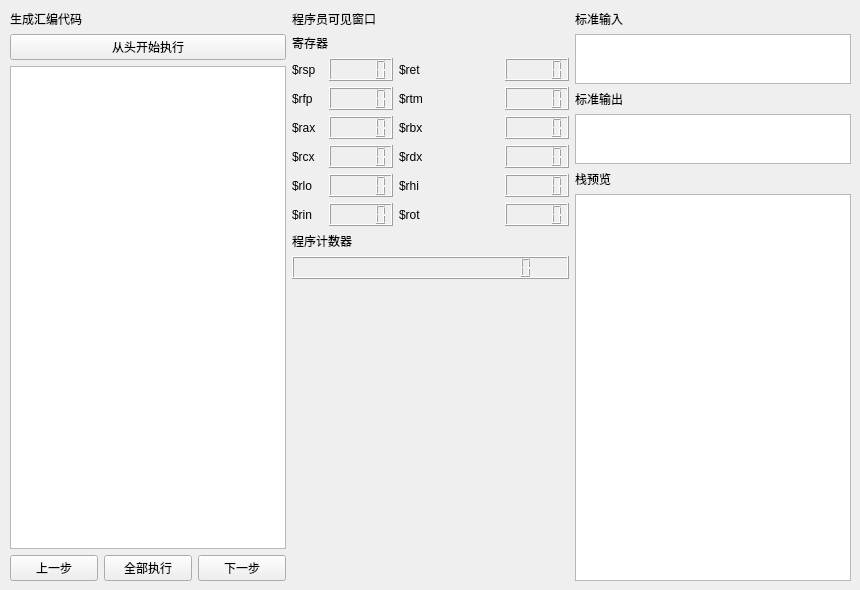
    <widget class="QWidget" name="tab_2">
     <attribute name="title">
      <string>代码生成</string>
     </attribute>
     <widget class="QWidget" name="horizontalLayoutWidget">
      <property name="geometry">
       <rect>
        <x>10</x>
        <y>10</y>
        <width>841</width>
        <height>571</height>
       </rect>
      </property>
      <layout class="QHBoxLayout" name="horizontalLayout_16">
       <item>
        <layout class="QVBoxLayout" name="verticalLayout">
         <item>
          <widget class="QLabel" name="label_4">
           <property name="text">
            <string>生成汇编代码</string>
           </property>
          </widget>
         </item>
         <item>
          <widget class="QPushButton" name="pushButton_6">
           <property name="sizePolicy">
            <sizepolicy hsizetype="Expanding" vsizetype="Fixed">
             <horstretch>0</horstretch>
             <verstretch>0</verstretch>
            </sizepolicy>
           </property>
           <property name="text">
            <string>从头开始执行</string>
           </property>
          </widget>
         </item>
         <item>
          <widget class="QListView" name="codeOut">
           <property name="sizePolicy">
            <sizepolicy hsizetype="Expanding" vsizetype="Expanding">
             <horstretch>0</horstretch>
             <verstretch>50</verstretch>
            </sizepolicy>
           </property>
           <property name="font">
            <font>
             <family>Consolas</family>
            </font>
           </property>
           <property name="editTriggers">
            <set>QAbstractItemView::EditTrigger::NoEditTriggers</set>
           </property>
           <property name="defaultDropAction">
            <enum>Qt::DropAction::IgnoreAction</enum>
           </property>
          </widget>
         </item>
         <item>
          <layout class="QHBoxLayout" name="horizontalLayout">
           <item>
            <widget class="QPushButton" name="lastStep">
             <property name="sizePolicy">
              <sizepolicy hsizetype="Expanding" vsizetype="Fixed">
               <horstretch>0</horstretch>
               <verstretch>0</verstretch>
              </sizepolicy>
             </property>
             <property name="text">
              <string>上一步</string>
             </property>
            </widget>
           </item>
           <item>
            <widget class="QPushButton" name="allStep">
             <property name="sizePolicy">
              <sizepolicy hsizetype="Expanding" vsizetype="Fixed">
               <horstretch>0</horstretch>
               <verstretch>0</verstretch>
              </sizepolicy>
             </property>
             <property name="text">
              <string>全部执行</string>
             </property>
            </widget>
           </item>
           <item>
            <widget class="QPushButton" name="nextStep">
             <property name="sizePolicy">
              <sizepolicy hsizetype="Expanding" vsizetype="Fixed">
               <horstretch>0</horstretch>
               <verstretch>0</verstretch>
              </sizepolicy>
             </property>
             <property name="text">
              <string>下一步</string>
             </property>
            </widget>
           </item>
          </layout>
         </item>
        </layout>
       </item>
       <item>
        <layout class="QVBoxLayout" name="verticalLayout_2">
         <property name="sizeConstraint">
          <enum>QLayout::SizeConstraint::SetDefaultConstraint</enum>
         </property>
         <item>
          <widget class="QLabel" name="label_5">
           <property name="sizePolicy">
            <sizepolicy hsizetype="Expanding" vsizetype="Fixed">
             <horstretch>0</horstretch>
             <verstretch>0</verstretch>
            </sizepolicy>
           </property>
           <property name="text">
            <string>程序员可见窗口</string>
           </property>
          </widget>
         </item>
         <item>
          <layout class="QGridLayout" name="gridLayout">
           <item row="3" column="0">
            <layout class="QHBoxLayout" name="horizontalLayout_4">
             <item>
              <layout class="QHBoxLayout" name="horizontalLayout_9">
               <item>
                <widget class="QLabel" name="label_13">
                 <property name="text">
                  <string>$rfp</string>
                 </property>
                </widget>
               </item>
               <item>
                <widget class="QLCDNumber" name="rfpVal">
                 <property name="sizePolicy">
                  <sizepolicy hsizetype="Fixed" vsizetype="Fixed">
                   <horstretch>0</horstretch>
                   <verstretch>0</verstretch>
                  </sizepolicy>
                 </property>
                </widget>
               </item>
              </layout>
             </item>
             <item>
              <widget class="QLabel" name="label_8">
               <property name="text">
                <string>$rtm</string>
               </property>
              </widget>
             </item>
             <item>
              <widget class="QLCDNumber" name="rtmVal">
               <property name="sizePolicy">
                <sizepolicy hsizetype="Fixed" vsizetype="Fixed">
                 <horstretch>0</horstretch>
                 <verstretch>0</verstretch>
                </sizepolicy>
               </property>
              </widget>
             </item>
            </layout>
           </item>
           <item row="5" column="0">
            <layout class="QHBoxLayout" name="horizontalLayout_10">
             <item>
              <layout class="QHBoxLayout" name="horizontalLayout_11">
               <item>
                <widget class="QLabel" name="label_22">
                 <property name="text">
                  <string>$rcx</string>
                 </property>
                </widget>
               </item>
               <item>
                <widget class="QLCDNumber" name="rcxVal">
                 <property name="sizePolicy">
                  <sizepolicy hsizetype="Fixed" vsizetype="Fixed">
                   <horstretch>0</horstretch>
                   <verstretch>0</verstretch>
                  </sizepolicy>
                 </property>
                </widget>
               </item>
              </layout>
             </item>
             <item>
              <widget class="QLabel" name="label_23">
               <property name="text">
                <string>$rdx</string>
               </property>
              </widget>
             </item>
             <item>
              <widget class="QLCDNumber" name="rdxVal">
               <property name="sizePolicy">
                <sizepolicy hsizetype="Fixed" vsizetype="Fixed">
                 <horstretch>0</horstretch>
                 <verstretch>0</verstretch>
                </sizepolicy>
               </property>
              </widget>
             </item>
            </layout>
           </item>
           <item row="2" column="0">
            <layout class="QHBoxLayout" name="horizontalLayout_8">
             <item>
              <layout class="QHBoxLayout" name="horizontalLayout_5">
               <item>
                <widget class="QLabel" name="rsp">
                 <property name="text">
                  <string>$rsp</string>
                 </property>
                </widget>
               </item>
               <item>
                <widget class="QLCDNumber" name="rspVal">
                 <property name="sizePolicy">
                  <sizepolicy hsizetype="Fixed" vsizetype="Fixed">
                   <horstretch>0</horstretch>
                   <verstretch>0</verstretch>
                  </sizepolicy>
                 </property>
                </widget>
               </item>
              </layout>
             </item>
             <item>
              <widget class="QLabel" name="ret">
               <property name="text">
                <string>$ret</string>
               </property>
              </widget>
             </item>
             <item>
              <widget class="QLCDNumber" name="retVal">
               <property name="sizePolicy">
                <sizepolicy hsizetype="Fixed" vsizetype="Fixed">
                 <horstretch>0</horstretch>
                 <verstretch>0</verstretch>
                </sizepolicy>
               </property>
              </widget>
             </item>
            </layout>
           </item>
           <item row="4" column="0">
            <layout class="QHBoxLayout" name="horizontalLayout_7">
             <item>
              <layout class="QHBoxLayout" name="horizontalLayout_6">
               <item>
                <widget class="QLabel" name="label_10">
                 <property name="text">
                  <string>$rax</string>
                 </property>
                </widget>
               </item>
               <item>
                <widget class="QLCDNumber" name="raxVal">
                 <property name="sizePolicy">
                  <sizepolicy hsizetype="Fixed" vsizetype="Fixed">
                   <horstretch>0</horstretch>
                   <verstretch>0</verstretch>
                  </sizepolicy>
                 </property>
                </widget>
               </item>
              </layout>
             </item>
             <item>
              <widget class="QLabel" name="label_11">
               <property name="text">
                <string>$rbx</string>
               </property>
              </widget>
             </item>
             <item>
              <widget class="QLCDNumber" name="rbxVal">
               <property name="sizePolicy">
                <sizepolicy hsizetype="Fixed" vsizetype="Fixed">
                 <horstretch>0</horstretch>
                 <verstretch>0</verstretch>
                </sizepolicy>
               </property>
              </widget>
             </item>
            </layout>
           </item>
           <item row="6" column="0">
            <layout class="QHBoxLayout" name="horizontalLayout_2"/>
           </item>
           <item row="0" column="0">
            <widget class="QLabel" name="label_14">
             <property name="sizePolicy">
              <sizepolicy hsizetype="Expanding" vsizetype="Preferred">
               <horstretch>0</horstretch>
               <verstretch>0</verstretch>
              </sizepolicy>
             </property>
             <property name="text">
              <string>寄存器</string>
             </property>
            </widget>
           </item>
           <item row="7" column="0">
            <layout class="QHBoxLayout" name="horizontalLayout_12">
             <item>
              <layout class="QHBoxLayout" name="horizontalLayout_13">
               <item>
                <widget class="QLabel" name="label_24">
                 <property name="text">
                  <string>$rlo</string>
                 </property>
                </widget>
               </item>
               <item>
                <widget class="QLCDNumber" name="rloVal">
                 <property name="sizePolicy">
                  <sizepolicy hsizetype="Fixed" vsizetype="Fixed">
                   <horstretch>0</horstretch>
                   <verstretch>0</verstretch>
                  </sizepolicy>
                 </property>
                </widget>
               </item>
              </layout>
             </item>
             <item>
              <widget class="QLabel" name="label_25">
               <property name="text">
                <string>$rhi</string>
               </property>
              </widget>
             </item>
             <item>
              <widget class="QLCDNumber" name="rhiVal">
               <property name="sizePolicy">
                <sizepolicy hsizetype="Fixed" vsizetype="Fixed">
                 <horstretch>0</horstretch>
                 <verstretch>0</verstretch>
                </sizepolicy>
               </property>
              </widget>
             </item>
            </layout>
           </item>
           <item row="8" column="0">
            <layout class="QHBoxLayout" name="horizontalLayout_14">
             <item>
              <layout class="QHBoxLayout" name="horizontalLayout_15">
               <item>
                <widget class="QLabel" name="label_26">
                 <property name="text">
                  <string>$rin</string>
                 </property>
                </widget>
               </item>
               <item>
                <widget class="QLCDNumber" name="rinVal">
                 <property name="sizePolicy">
                  <sizepolicy hsizetype="Fixed" vsizetype="Fixed">
                   <horstretch>0</horstretch>
                   <verstretch>0</verstretch>
                  </sizepolicy>
                 </property>
                </widget>
               </item>
              </layout>
             </item>
             <item>
              <widget class="QLabel" name="label_27">
               <property name="text">
                <string>$rot</string>
               </property>
              </widget>
             </item>
             <item>
              <widget class="QLCDNumber" name="rotVal">
               <property name="sizePolicy">
                <sizepolicy hsizetype="Fixed" vsizetype="Fixed">
                 <horstretch>0</horstretch>
                 <verstretch>0</verstretch>
                </sizepolicy>
               </property>
              </widget>
             </item>
            </layout>
           </item>
          </layout>
         </item>
         <item>
          <widget class="QLabel" name="label_15">
           <property name="sizePolicy">
            <sizepolicy hsizetype="Preferred" vsizetype="Fixed">
             <horstretch>0</horstretch>
             <verstretch>0</verstretch>
            </sizepolicy>
           </property>
           <property name="text">
            <string>程序计数器</string>
           </property>
          </widget>
         </item>
         <item>
          <widget class="QLCDNumber" name="insVal">
           <property name="sizePolicy">
            <sizepolicy hsizetype="Expanding" vsizetype="Fixed">
             <horstretch>0</horstretch>
             <verstretch>0</verstretch>
            </sizepolicy>
           </property>
           <property name="smallDecimalPoint">
            <bool>false</bool>
           </property>
           <property name="digitCount">
            <number>20</number>
           </property>
           <property name="segmentStyle">
            <enum>QLCDNumber::SegmentStyle::Filled</enum>
           </property>
           <property name="value" stdset="0">
            <double>0.000000000000000</double>
           </property>
           <property name="intValue" stdset="0">
            <number>0</number>
           </property>
          </widget>
         </item>
         <item>
          <spacer name="verticalSpacer">
           <property name="orientation">
            <enum>Qt::Orientation::Vertical</enum>
           </property>
           <property name="sizeHint" stdset="0">
            <size>
             <width>20</width>
             <height>40</height>
            </size>
           </property>
          </spacer>
         </item>
        </layout>
       </item>
       <item>
        <layout class="QVBoxLayout" name="verticalLayout_3">
         <item>
          <widget class="QLabel" name="label_6">
           <property name="sizePolicy">
            <sizepolicy hsizetype="Preferred" vsizetype="Fixed">
             <horstretch>0</horstretch>
             <verstretch>0</verstretch>
            </sizepolicy>
           </property>
           <property name="text">
            <string>标准输入</string>
           </property>
          </widget>
         </item>
         <item>
          <widget class="QPlainTextEdit" name="stdIn">
           <property name="sizePolicy">
            <sizepolicy hsizetype="Expanding" vsizetype="Expanding">
             <horstretch>0</horstretch>
             <verstretch>0</verstretch>
            </sizepolicy>
           </property>
           <property name="maximumSize">
            <size>
             <width>16777215</width>
             <height>50</height>
            </size>
           </property>
          </widget>
         </item>
         <item>
          <widget class="QLabel" name="label_7">
           <property name="sizePolicy">
            <sizepolicy hsizetype="Preferred" vsizetype="Fixed">
             <horstretch>0</horstretch>
             <verstretch>0</verstretch>
            </sizepolicy>
           </property>
           <property name="text">
            <string>标准输出</string>
           </property>
          </widget>
         </item>
         <item>
          <widget class="QPlainTextEdit" name="stdOut">
           <property name="sizePolicy">
            <sizepolicy hsizetype="Expanding" vsizetype="Expanding">
             <horstretch>0</horstretch>
             <verstretch>0</verstretch>
            </sizepolicy>
           </property>
           <property name="maximumSize">
            <size>
             <width>16777215</width>
             <height>50</height>
            </size>
           </property>
          </widget>
         </item>
         <item>
          <widget class="QLabel" name="label_20">
           <property name="sizePolicy">
            <sizepolicy hsizetype="Preferred" vsizetype="Fixed">
             <horstretch>0</horstretch>
             <verstretch>0</verstretch>
            </sizepolicy>
           </property>
           <property name="text">
            <string>栈预览</string>
           </property>
          </widget>
         </item>
         <item>
          <widget class="QListView" name="stack">
           <property name="sizePolicy">
            <sizepolicy hsizetype="Expanding" vsizetype="Expanding">
             <horstretch>0</horstretch>
             <verstretch>0</verstretch>
            </sizepolicy>
           </property>
           <property name="minimumSize">
            <size>
             <width>0</width>
             <height>100</height>
            </size>
           </property>
           <property name="maximumSize">
            <size>
             <width>16777215</width>
             <height>16777215</height>
            </size>
           </property>
          </widget>
         </item>
        </layout>
       </item>
      </layout>
     </widget>
    </widget>
